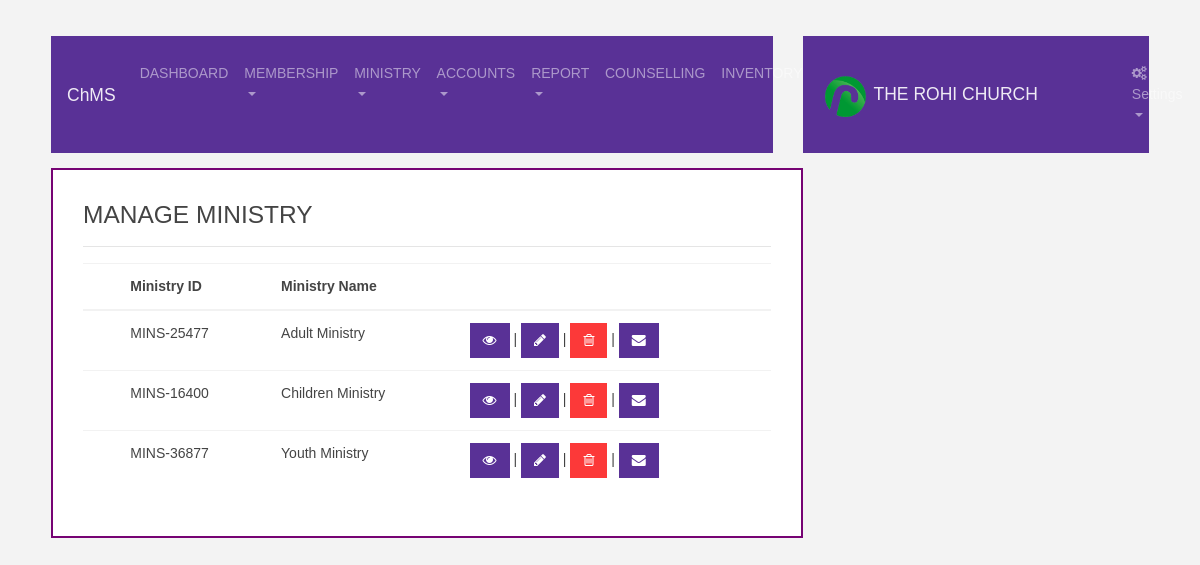
The app's page /manage_ministry.php (signed in) with its own data.
### tables this page shows
CREATE TABLE `ministry_tb` (
  `id` int(11) NOT NULL,
  `group_id` varchar(255) NOT NULL,
  `group_name` varchar(255) NOT NULL,
  `doe` timestamp NOT NULL DEFAULT current_timestamp() ON UPDATE current_timestamp()
);

### assets/core/connection.php (called while the page is built, shortened)
<?php
$username = DB_USER;
$password = DB_PASSWORD;
$dbname = DB_NAME;
$port_number = 3306;
try{
	$db = new PDO("mysql:host=localhost;port=".$port_number.";dbname=$dbname", "$username", "$password");
	$db->setAttribute(PDO::ATTR_ERRMODE, PDO::ERRMODE_EXCEPTION);
}
catch(PDOException $e){
	echo 'ERROR: ' . $e->getMessage();
}
 	function select($sql, $fetchMode = PDO::FETCH_ASSOC){
        global $db;
        $stmt = $db->prepare($sql);
        $ok = $stmt->execute();
        return $stmt->fetchAll($fetchMode);
     }
?>

### manage_ministry.php (the view)
<?php
include 'layout/head.php';
?>
<div class="container-fluid">
    <div class="row">
        <div class="col-md-8" style="margin-left:15px; margin-top:15px; margin-bottom:0px; border:2px solid #760373; height:auto; padding:30px; background-color:#fff;">
            <h3>MANAGE MINISTRY</h3><hr>
            <table class="table">
                <thead>
                    <tr>
                        <th></th>
                        <th>Ministry ID</th>
                        <th>Ministry Name</th>
                        <th></th>
                    </tr>
                </thead>
                <tbody>
                <?php
                $m_ministry= select("SELECT * FROM ministry_tb");
                    foreach($m_ministry as $m_ministries){
                       echo "<tr>
                        <td></td>
                        <td>".$m_ministries['group_id']."</td>
                        <td>".$m_ministries['group_name']."</td>
                        <td>
                            <a href='view_ministry_member.php?group_id=".$m_ministries['group_id']." ' class='btn btn-primary' title='View Ministry'>
                                <i class='fa fa-eye'></i>
                            </a> |
                            <a href='edit_ministry.php?group_id=".$m_ministries['group_id']."' class='btn btn-primary' title='Edit Ministry'>
                                <i class='fa fa-pencil'></i>
                            </a> |
                            <a href='delete_ministry.php?group_id=".$m_ministries['group_id']." ' class='btn btn-danger' title='Trash Ministry'>
                                <i class='fa fa-trash-o'></i>
                            </a> |
                            <a href='sms_ministry.php?group_id=".$m_ministries['group_id']."' class='btn btn-primary' title='Send SMS To Ministry'>
                                <i class='fa fa-envelope'></i>
                            </a>
                        </td>
                    </tr>";
                }   ?>
                </tbody>
            </table>
        </div>
    </div>
</div>
<?php
include 'layout/foot.php';
?>

### assets/css1/dash.css (style rules this page uses)
body { font-family: Arial; }

### layout/head.php (style rules this page uses)
body { padding:3%; background-color: rgba(234, 234, 234, 0.53); }

### records on screen
ministry_tb: group "MINS-25477", group_name "Adult Ministry"
ministry_tb: group "MINS-16400", group_name "Children Ministry"
ministry_tb: group "MINS-36877", group_name "Youth Ministry"
